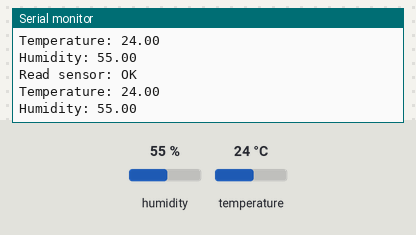
Simulated run of this sketch. Board: Arduino Uno, built with avr-gcc and run on an emulated ATmega328P. On the bench: the last lines printed to the serial monitor. Inputs (shaded band) come from the test bench; at power-on: humidity 55 %, temperature 24 °C.

Above: at 2.8 s.
2.9 s: humidity set to 22 %
At 5.1 s:
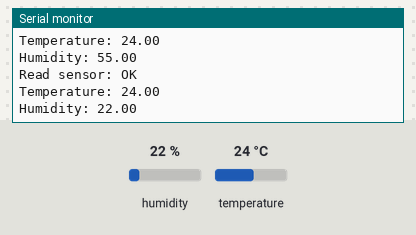
5.6 s: temperature set to 12 °C
At 7.6 s:
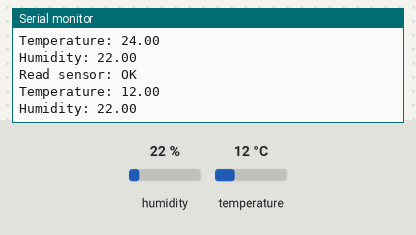
8.3 s: humidity set to 40 %
At 11.2 s:
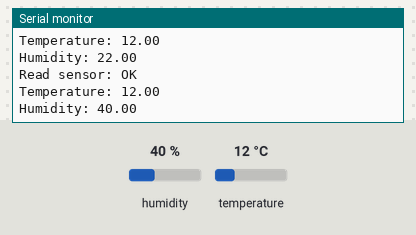
Timing chart, 0 to 12.7 s (numbered marks = the images above; inputs shaded):
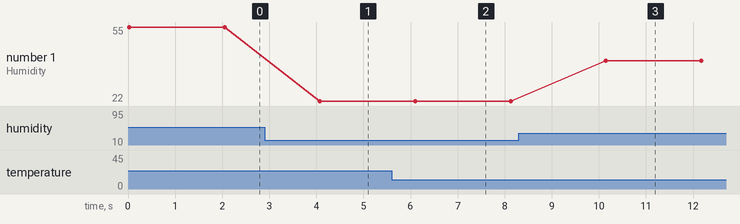

Measured:
- after the input at 2.9 s, the serial monitor: prints a new line after 1.2 s (image 1)
- after the input at 5.6 s, the serial monitor: prints a new line after 0.50 s (image 2)
- after the input at 8.3 s, the serial monitor: prints a new line after 1.8 s (image 3)
- plotted number 1: 55 → 22 after the input at 2.9 s, 22 → 40 after the input at 8.3 s

The sketch:

dht11_uart_yuanwenjian.ino
```cpp
/*
double Fahrenheit(double celsius)
{
        return 1.8 * celsius + 32;
}    //摄氏温度度转化为华氏温度

double Kelvin(double celsius)
{
        return celsius + 273.15;
}     //摄氏温度转化为开氏温度

// 露点（点在此温度时，空气饱和并产生露珠）
// 参考: http://wahiduddin.net/calc/density_algorithms.htm
double dewPoint(double celsius, double humidity)
{
        double A0= 373.15/(273.15 + celsius);
        double SUM = -7.90298 * (A0-1);
        SUM += 5.02808 * log10(A0);
        SUM += -1.3816e-7 * (pow(10, (11.344*(1-1/A0)))-1) ;
        SUM += 8.1328e-3 * (pow(10,(-3.49149*(A0-1)))-1) ;
        SUM += log10(1013.246);
        double VP = pow(10, SUM-3) * humidity;
        double T = log(VP/0.61078);   // temp var
        return (241.88 * T) / (17.558-T);
}

// 快速计算露点，速度是5倍dewPoint()
// 参考: http://en.wikipedia.org/wiki/Dew_point
double dewPointFast(double celsius, double humidity)
{
        double a = 17.271;
        double b = 237.7;
        double temp = (a * celsius) / (b + celsius) + log(humidity/100);
        double Td = (b * temp) / (a - temp);
        return Td;
}*/

#include <DHT11.h>

dht11 DHT11;

#define DHT11PIN 2

void setup()
{
  Serial.begin(115200);
//  Serial.println("DHT11 TEST PROGRAM ");
//  Serial.print("LIBRARY VERSION: ");
//  Serial.println(DHT11LIB_VERSION);
//  Serial.println();
}

void loop()
{
  Serial.println("\n");

  int chk = DHT11.read(DHT11PIN);

  Serial.print("Read sensor: ");
  switch (chk)
  {
    case DHTLIB_OK:
                Serial.println("OK");
                break;
    case DHTLIB_ERROR_CHECKSUM:
                Serial.println("Checksum error");
                break;
    case DHTLIB_ERROR_TIMEOUT:
                Serial.println("Time out error");
                break;
    default:
                Serial.println("Unknown error");
                break;
  }

//  Serial.print("Humidity (%): ");
//  Serial.println((float)DHT11.humidity, 2);

  Serial.print("Temperature: ");
  Serial.println((float)DHT11.temperature);

  Serial.print("Humidity: ");
  Serial.println((float)DHT11.humidity);

/*
  Serial.print("Temperature (oF): ");
  Serial.println(Fahrenheit(DHT11.temperature), 2);

  Serial.print("Temperature (K): ");
  Serial.println(Kelvin(DHT11.temperature), 2);

  Serial.print("Dew Point (oC): ");
  Serial.println(dewPoint(DHT11.temperature, DHT11.humidity));

  Serial.print("Dew PointFast (oC): ");
  Serial.println(dewPointFast(DHT11.temperature, DHT11.humidity));
*/
  delay(2000);
}
```
